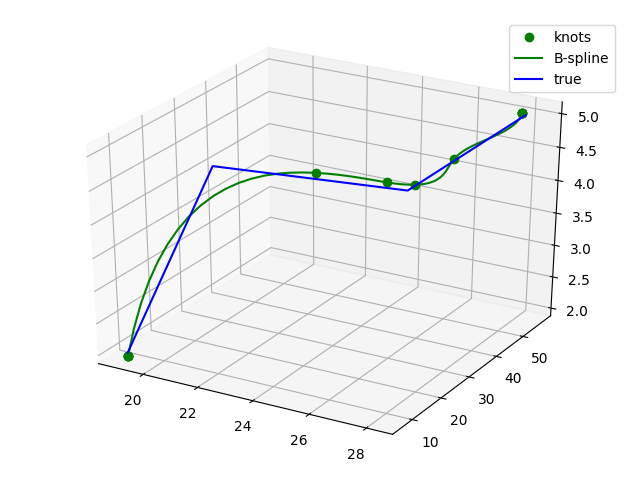

Generate this figure with Python:
import matplotlib as mpl
from mpl_toolkits.mplot3d import Axes3D
import numpy as np
import matplotlib.pyplot as plt
from scipy import interpolate
from mpl_toolkits.mplot3d import Axes3D


def cvt_coord_to_line(index_list, dimension):
    res = index_list[0]
    res += index_list[1] * dimension[0]
    res += index_list[2] * dimension[0] * dimension[1]
    return res


def cvt_coord_to_cube(index):
    res = []
    res.append(index // (dimension[0] * dimension[1]))
    index -= res[0] * dimension[0] * dimension[1]
    res.append(index // dimension[0])
    index -= res[1] * dimension[0]
    res.append(index)
    res.reverse()
    return res


with open('../data/path.txt', 'r') as fp:
    path = fp.read().split(',')
del path[-1]
path = list(map(int, path))
print("path ", path)
with open('../data/dimension.txt', 'r') as fp:
    dimension = fp.read().split(',')
del dimension[-1]
dimension = list(map(int, dimension))
print("dimension ", dimension)

#  convert index to xyz coordinate
x, y, z = [], [], []
for item in path:
    coord = cvt_coord_to_cube(item)
    x.append(coord[0])
    y.append(coord[1])
    z.append(coord[2])

# spline interpolation
num_sample_pts = 100
tck, u = interpolate.splprep([x, y, z], s=2)
x_knots, y_knots, z_knots = interpolate.splev(tck[0], tck)
u_sample = np.linspace(0, 1, num_sample_pts)
x_sp, y_sp, z_sp = interpolate.splev(u_sample, tck)

fig2 = plt.figure(2)
ax3d = fig2.add_subplot(111, projection='3d')
ax3d.plot(x_knots, y_knots, z_knots, 'go', label='knots')
ax3d.plot(x_sp, y_sp, z_sp, 'g', label='B-spline')
ax3d.plot(x, y, z, 'b', label='true')
ax3d.legend()
fig2.show()
plt.show()
fig2.savefig('spline.png')
